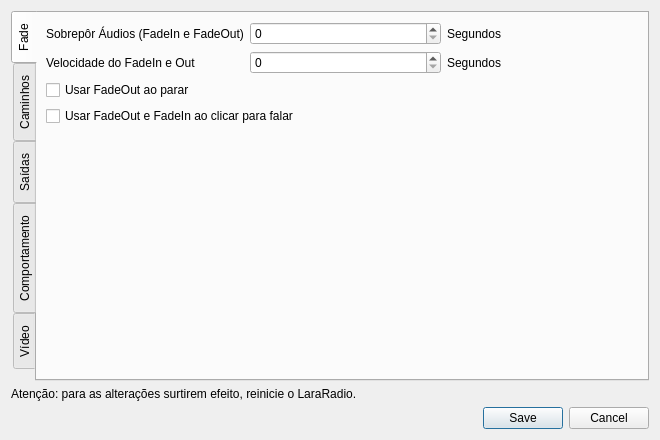
<?xml version="1.0" encoding="UTF-8"?>
<ui version="4.0">
 <class>ConfigDialog</class>
 <widget class="QDialog" name="ConfigDialog">
  <property name="geometry">
   <rect>
    <x>0</x>
    <y>0</y>
    <width>660</width>
    <height>440</height>
   </rect>
  </property>
  <property name="windowTitle">
   <string>Dialog</string>
  </property>
  <layout class="QVBoxLayout" name="verticalLayout_dialog">
   <item>
    <widget class="QTabWidget" name="tabWidget">
     <property name="tabPosition">
      <enum>QTabWidget::TabPosition::West</enum>
     </property>
     <property name="currentIndex">
      <number>0</number>
     </property>
     <widget class="QWidget" name="tabFade">
      <attribute name="title">
       <string>Fade</string>
      </attribute>
      <layout class="QVBoxLayout" name="verticalLayout_fade">
       <item>
        <layout class="QFormLayout" name="formFade">
         <item row="0" column="0">
          <widget class="QLabel" name="label">
           <property name="text">
            <string>Sobrepôr Áudios (FadeIn e FadeOut)</string>
           </property>
          </widget>
         </item>
         <item row="0" column="1">
          <layout class="QHBoxLayout" name="horizontalLayout_fadeTime">
           <item>
            <widget class="QSpinBox" name="fadeInOut"/>
           </item>
           <item>
            <widget class="QLabel" name="label_2">
             <property name="text">
              <string>Segundos</string>
             </property>
            </widget>
           </item>
          </layout>
         </item>
         <item row="1" column="0">
          <widget class="QLabel" name="label_4">
           <property name="text">
            <string>Velocidade do FadeIn e Out</string>
           </property>
          </widget>
         </item>
         <item row="1" column="1">
          <layout class="QHBoxLayout" name="horizontalLayout_speedFade">
           <item>
            <widget class="QSpinBox" name="speedFade"/>
           </item>
           <item>
            <widget class="QLabel" name="label_3">
             <property name="text">
              <string>Segundos</string>
             </property>
            </widget>
           </item>
          </layout>
         </item>
        </layout>
       </item>
       <item>
        <widget class="QCheckBox" name="stopFade">
         <property name="text">
          <string>Usar FadeOut ao parar</string>
         </property>
        </widget>
       </item>
       <item>
        <widget class="QCheckBox" name="talkFade">
         <property name="text">
          <string>Usar FadeOut e FadeIn ao clicar para falar</string>
         </property>
        </widget>
       </item>
       <item>
        <spacer name="verticalSpacer_fade">
         <property name="orientation">
          <enum>Qt::Orientation::Vertical</enum>
         </property>
         <property name="sizeHint" stdset="0">
          <size>
           <width>20</width>
           <height>40</height>
          </size>
         </property>
        </spacer>
       </item>
      </layout>
     </widget>
     <widget class="QWidget" name="tabPaths">
      <attribute name="title">
       <string>Caminhos</string>
      </attribute>
      <layout class="QVBoxLayout" name="verticalLayout_paths">
       <item>
        <widget class="QLabel" name="label_5">
         <property name="font">
          <font>
           <pointsize>9</pointsize>
          </font>
         </property>
         <property name="text">
          <string>Diretório de Músicas</string>
         </property>
        </widget>
       </item>
       <item>
        <layout class="QHBoxLayout" name="horizontalLayout_musicPath">
         <item>
          <widget class="QLineEdit" name="music_path"/>
         </item>
         <item>
          <widget class="QPushButton" name="btn_searchMusicPath">
           <property name="text">
            <string/>
           </property>
           <property name="icon">
            <iconset theme="folder"/>
           </property>
          </widget>
         </item>
        </layout>
       </item>
       <item>
        <widget class="QLabel" name="label_6">
         <property name="font">
          <font>
           <pointsize>9</pointsize>
          </font>
         </property>
         <property name="text">
          <string>Diretório de Vinhetas</string>
         </property>
        </widget>
       </item>
       <item>
        <layout class="QHBoxLayout" name="horizontalLayout_jinglePath">
         <item>
          <widget class="QLineEdit" name="jingle_path"/>
         </item>
         <item>
          <widget class="QPushButton" name="btn_searchJinglePath">
           <property name="text">
            <string/>
           </property>
           <property name="icon">
            <iconset theme="folder"/>
           </property>
          </widget>
         </item>
        </layout>
       </item>
       <item>
        <widget class="QLabel" name="label_7">
         <property name="font">
          <font>
           <pointsize>9</pointsize>
          </font>
         </property>
         <property name="text">
          <string>Diretório de Horas</string>
         </property>
        </widget>
       </item>
       <item>
        <layout class="QHBoxLayout" name="horizontalLayout_timePath">
         <item>
          <widget class="QLineEdit" name="time_path"/>
         </item>
         <item>
          <widget class="QPushButton" name="btn_searchTimePath">
           <property name="text">
            <string/>
           </property>
           <property name="icon">
            <iconset theme="folder"/>
           </property>
          </widget>
         </item>
        </layout>
       </item>
       <item>
        <spacer name="verticalSpacer_paths">
         <property name="orientation">
          <enum>Qt::Orientation::Vertical</enum>
         </property>
         <property name="sizeHint" stdset="0">
          <size>
           <width>20</width>
           <height>40</height>
          </size>
         </property>
        </spacer>
       </item>
      </layout>
     </widget>
     <widget class="QWidget" name="tabOutputs">
      <attribute name="title">
       <string>Saídas</string>
      </attribute>
      <layout class="QVBoxLayout" name="verticalLayout_outputs">
       <item>
        <widget class="QLabel" name="label_9">
         <property name="text">
          <string>Dispositivo de saída</string>
         </property>
        </widget>
       </item>
       <item>
        <widget class="QComboBox" name="output_device"/>
       </item>
       <item>
        <widget class="QLabel" name="label_10">
         <property name="text">
          <string>Dispositivo de fones (cue)</string>
         </property>
        </widget>
       </item>
       <item>
        <widget class="QComboBox" name="cue_device"/>
       </item>
       <item>
        <spacer name="verticalSpacer_outputs">
         <property name="orientation">
          <enum>Qt::Orientation::Vertical</enum>
         </property>
         <property name="sizeHint" stdset="0">
          <size>
           <width>20</width>
           <height>40</height>
          </size>
         </property>
        </spacer>
       </item>
      </layout>
     </widget>
     <widget class="QWidget" name="tabBehavior">
      <attribute name="title">
       <string>Comportamento</string>
      </attribute>
      <layout class="QVBoxLayout" name="verticalLayout_behavior">
       <item>
        <widget class="QCheckBox" name="sayClock">
         <property name="text">
          <string>Falar as horas ao clicar no relógio</string>
         </property>
        </widget>
       </item>
       <item>
        <widget class="QCheckBox" name="sayClockFade">
         <property name="text">
          <string>Usar FadeIn e FadeOut ao falar as horas</string>
         </property>
        </widget>
       </item>
       <item>
        <spacer name="verticalSpacer_behavior">
         <property name="orientation">
          <enum>Qt::Orientation::Vertical</enum>
         </property>
         <property name="sizeHint" stdset="0">
          <size>
           <width>20</width>
           <height>40</height>
          </size>
         </property>
        </spacer>
       </item>
      </layout>
     </widget>
     <widget class="QWidget" name="tabVideo">
      <attribute name="title">
       <string>Vídeo</string>
      </attribute>
      <layout class="QVBoxLayout" name="verticalLayout_video">
       <item>
        <widget class="QLabel" name="label_videoTransition">
         <property name="font">
          <font>
           <pointsize>9</pointsize>
          </font>
         </property>
         <property name="text">
          <string>Efeito de transição do vídeo (durante o crossfade de áudio)</string>
         </property>
        </widget>
       </item>
       <item>
        <widget class="QComboBox" name="video_transition"/>
       </item>
       <item>
        <widget class="QLabel" name="label_videoShaderDir">
         <property name="font">
          <font>
           <pointsize>9</pointsize>
          </font>
         </property>
         <property name="text">
          <string>Pasta de shaders personalizados (.frag, opcional .vert)</string>
         </property>
        </widget>
       </item>
       <item>
        <layout class="QHBoxLayout" name="horizontalLayout_shaderDir">
         <item>
          <widget class="QLineEdit" name="video_shaderDir"/>
         </item>
         <item>
          <widget class="QPushButton" name="btn_searchShaderDir">
           <property name="text">
            <string/>
           </property>
           <property name="icon">
            <iconset theme="folder"/>
           </property>
          </widget>
         </item>
        </layout>
       </item>
       <item>
        <widget class="QLabel" name="label_videoHint">
         <property name="font">
          <font>
           <pointsize>9</pointsize>
          </font>
         </property>
         <property name="text">
          <string>Cada .frag vira um efeito; um .vert com o mesmo nome substitui o vértice padrão (permite shaders 3D).</string>
         </property>
         <property name="wordWrap">
          <bool>true</bool>
         </property>
        </widget>
       </item>
       <item>
        <spacer name="verticalSpacer_video">
         <property name="orientation">
          <enum>Qt::Orientation::Vertical</enum>
         </property>
         <property name="sizeHint" stdset="0">
          <size>
           <width>20</width>
           <height>40</height>
          </size>
         </property>
        </spacer>
       </item>
      </layout>
     </widget>
    </widget>
   </item>
   <item>
    <widget class="QLabel" name="label_8">
     <property name="font">
      <font>
       <pointsize>9</pointsize>
      </font>
     </property>
     <property name="text">
      <string>Atenção: para as alterações surtirem efeito, reinicie o LaraRadio.</string>
     </property>
    </widget>
   </item>
   <item>
    <layout class="QHBoxLayout" name="horizontalLayout_buttons">
     <item>
      <spacer name="horizontalSpacer_buttons">
       <property name="orientation">
        <enum>Qt::Orientation::Horizontal</enum>
       </property>
       <property name="sizeHint" stdset="0">
        <size>
         <width>40</width>
         <height>10</height>
        </size>
       </property>
      </spacer>
     </item>
     <item>
      <widget class="QDialogButtonBox" name="buttonBox">
       <property name="orientation">
        <enum>Qt::Orientation::Horizontal</enum>
       </property>
       <property name="standardButtons">
        <set>QDialogButtonBox::StandardButton::Cancel|QDialogButtonBox::StandardButton::Save</set>
       </property>
       <property name="centerButtons">
        <bool>false</bool>
       </property>
      </widget>
     </item>
    </layout>
   </item>
  </layout>
 </widget>
 <resources/>
 <connections>
  <connection>
   <sender>buttonBox</sender>
   <signal>accepted()</signal>
   <receiver>ConfigDialog</receiver>
   <slot>accept()</slot>
   <hints>
    <hint type="sourcelabel">
     <x>248</x>
     <y>254</y>
    </hint>
    <hint type="destinationlabel">
     <x>157</x>
     <y>274</y>
    </hint>
   </hints>
  </connection>
  <connection>
   <sender>buttonBox</sender>
   <signal>rejected()</signal>
   <receiver>ConfigDialog</receiver>
   <slot>reject()</slot>
   <hints>
    <hint type="sourcelabel">
     <x>316</x>
     <y>260</y>
    </hint>
    <hint type="destinationlabel">
     <x>286</x>
     <y>274</y>
    </hint>
   </hints>
  </connection>
 </connections>
</ui>
